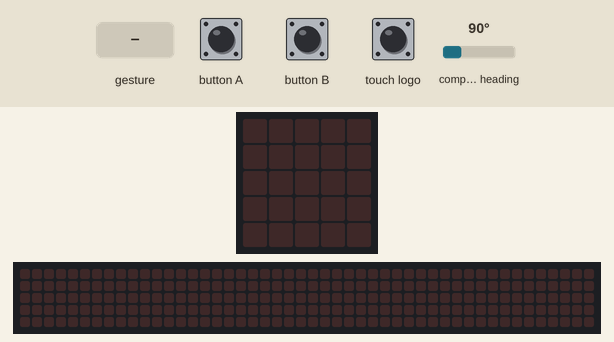
Bench run of a program on a simulated BBC micro:bit (MakeCode). On the bench: the board's 5×5 LED display, a strip that is not on the board, showing the scrolling text unrolled. The inputs (shaded band) are chosen by the test bench; at power-on: compass heading 90°. A tilt is held for 1.5 s and a shake lasts 1 s, then the board lies face up again; the 48×5 strip is a reading aid, not a part: it shows the text the display is scrolling, unrolled, one strip-width of it at a time; the compass is already calibrated.

Above: at 1.2 s.
1.3 s: button A pressed for 0.15 s
At 4.02 s:
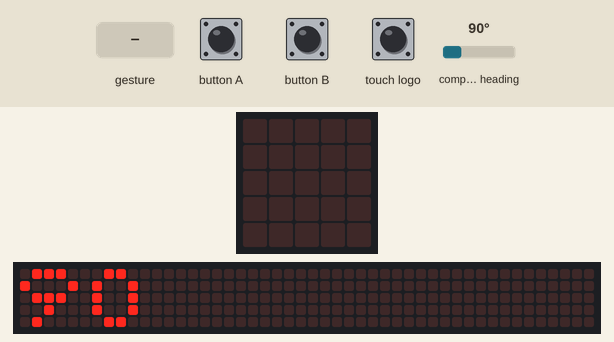
4.3 s: compass heading set to 7°
At 5.3 s:
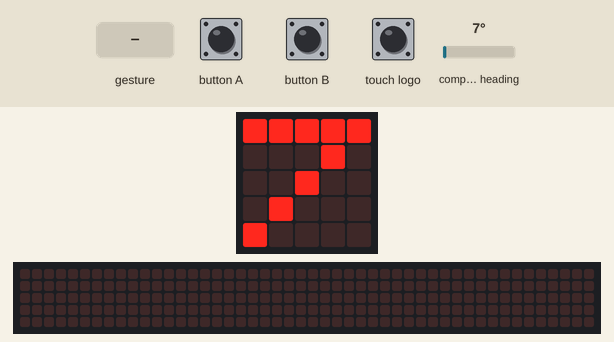
7.3 s: compass heading set to 180°
At 8.65 s:
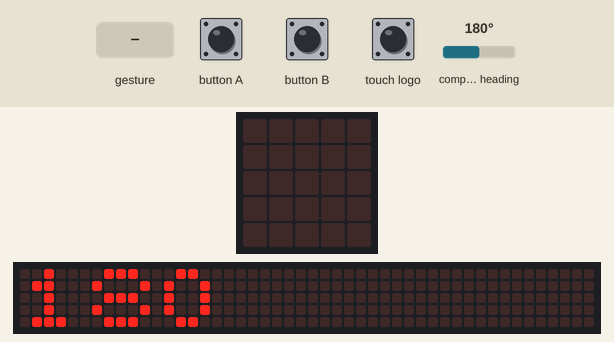
10.3 s: touch logo pressed for 0.15 s
At 12.9 s:
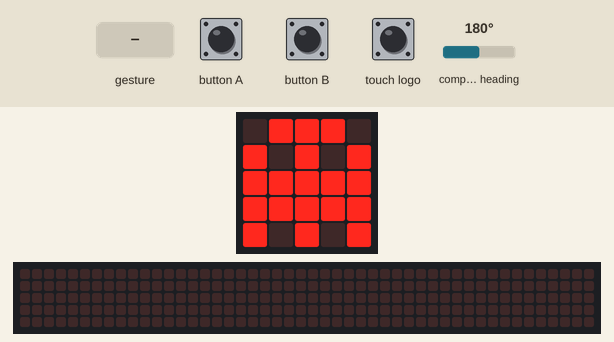
13.4 s: gesture 'shake'
16.4 s: sound turns loud
At 18.3 s:
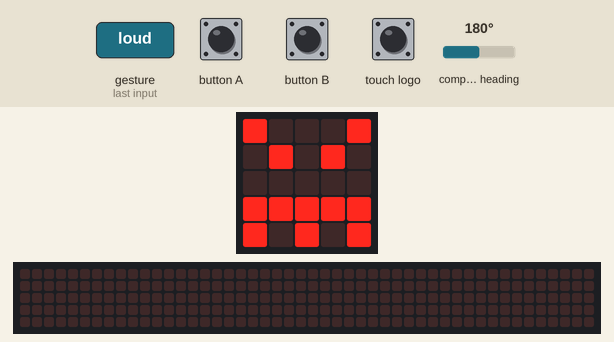

The program:

main.ts
```typescript
input.onSound(DetectedSound.Loud, function () {
    basic.showIcon(IconNames.Angry)
    basic.pause(2000)
    basic.showLeds(`
        . . . . .
        . . . . .
        . . . . .
        . . . . .
        . . . . .
        `)
})
input.onButtonPressed(Button.A, function () {
    for (let index = 0; index < 10; index++) {
        input.calibrateCompass()
        basic.showString("" + (input.compassHeading()))
        basic.showLeds(`
            . . . . .
            . . . . .
            . . . . .
            . . . . .
            . . . . .
            `)
    }
})
input.onButtonPressed(Button.B, function () {
    basic.showString("" + (input.acceleration(Dimension.X)))
    basic.showLeds(`
        . . . . .
        . . . . .
        . . . . .
        . . . . .
        . . . . .
        `)
    basic.showString("" + (input.acceleration(Dimension.Y)))
    basic.showLeds(`
        . . . . .
        . . . . .
        . . . . .
        . . . . .
        . . . . .
        `)
    basic.showString("" + (input.acceleration(Dimension.Z)))
    basic.showLeds(`
        . . . . .
        . . . . .
        . . . . .
        . . . . .
        . . . . .
        `)
})
input.onLogoEvent(TouchButtonEvent.Pressed, function () {
    basic.showIcon(IconNames.Ghost)
    basic.pause(100)
    basic.showLeds(`
        . . . . .
        . . . . .
        . . . . .
        . . . . .
        . . . . .
        `)
})
basic.forever(function () {
    if (input.isGesture(Gesture.Shake)) {
        basic.showLeds(`
            . . . . .
            . # . # .
            . . . . .
            . # # # .
            # . . . #
            `)
        basic.pause(2000)
        basic.showLeds(`
            . . . . .
            . . . . .
            . . . . .
            . . . . .
            . . . . .
            `)
    }
})
```

test.ts
```typescript
// les tests vont ici ; cela ne sera pas compilé si ce paquet est utilisé en tant qu'extension.
```

Measured:
- after the input at 1.3 s, the display: changes after 0.25 s (image 1)
- after the input at 4.3 s, the display: changes after 0.45 s (image 2)
- after the input at 7.3 s, the display: first differs from a run without the input after 1.2 s (image 3)
- after the input at 10.3 s, the display: first differs from a run without the input after 2.2 s (image 4)
- what the display in image 1 shows lasts 0.5 s, from 3.8 s to 4.3 s
- what the display in image 2 shows lasts 0.7 s, from 4.8 s to 5.5 s
- what the display in image 4 shows lasts 0.6 s, from 12.5 s to 13.1 s
